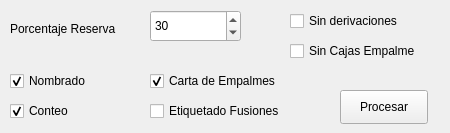
        <widget class="QWidget" name="tab_13">
         <attribute name="title">
          <string>Red Distribución</string>
         </attribute>
         <widget class="QLabel" name="label_32">
          <property name="geometry">
           <rect>
            <x>10</x>
            <y>20</y>
            <width>121</width>
            <height>18</height>
           </rect>
          </property>
          <property name="text">
           <string>Porcentaje Reserva</string>
          </property>
         </widget>
         <widget class="QSpinBox" name="spinBoxFibRes">
          <property name="geometry">
           <rect>
            <x>150</x>
            <y>10</y>
            <width>91</width>
            <height>32</height>
           </rect>
          </property>
          <property name="value">
           <number>30</number>
          </property>
         </widget>
         <widget class="QCheckBox" name="checkBox_etiq">
          <property name="geometry">
           <rect>
            <x>150</x>
            <y>100</y>
            <width>161</width>
            <height>22</height>
           </rect>
          </property>
          <property name="text">
           <string>Etiquetado Fusiones</string>
          </property>
          <property name="checked">
           <bool>false</bool>
          </property>
         </widget>
         <widget class="QCheckBox" name="checkBox_cartaEm">
          <property name="geometry">
           <rect>
            <x>150</x>
            <y>70</y>
            <width>151</width>
            <height>22</height>
           </rect>
          </property>
          <property name="text">
           <string>Carta de Empalmes</string>
          </property>
          <property name="checked">
           <bool>true</bool>
          </property>
         </widget>
         <widget class="QCheckBox" name="checkBox_sinDer">
          <property name="geometry">
           <rect>
            <x>290</x>
            <y>10</y>
            <width>141</width>
            <height>22</height>
           </rect>
          </property>
          <property name="text">
           <string>Sin derivaciones</string>
          </property>
         </widget>
         <widget class="QCheckBox" name="checkBox_sinCE">
          <property name="geometry">
           <rect>
            <x>290</x>
            <y>40</y>
            <width>151</width>
            <height>22</height>
           </rect>
          </property>
          <property name="text">
           <string>Sin Cajas Empalme</string>
          </property>
          <property name="checked">
           <bool>false</bool>
          </property>
         </widget>
         <widget class="QCheckBox" name="checkBox_nombrado">
          <property name="geometry">
           <rect>
            <x>10</x>
            <y>70</y>
            <width>101</width>
            <height>22</height>
           </rect>
          </property>
          <property name="text">
           <string>Nombrado</string>
          </property>
          <property name="checked">
           <bool>true</bool>
          </property>
         </widget>
         <widget class="QCheckBox" name="checkBox_conteo">
          <property name="geometry">
           <rect>
            <x>10</x>
            <y>100</y>
            <width>88</width>
            <height>22</height>
           </rect>
          </property>
          <property name="text">
           <string>Conteo</string>
          </property>
          <property name="checked">
           <bool>true</bool>
          </property>
         </widget>
         <widget class="QPushButton" name="pushButton_rd">
          <property name="geometry">
           <rect>
            <x>340</x>
            <y>90</y>
            <width>88</width>
            <height>34</height>
           </rect>
          </property>
          <property name="text">
           <string>Procesar</string>
          </property>
         </widget>
        </widget>
